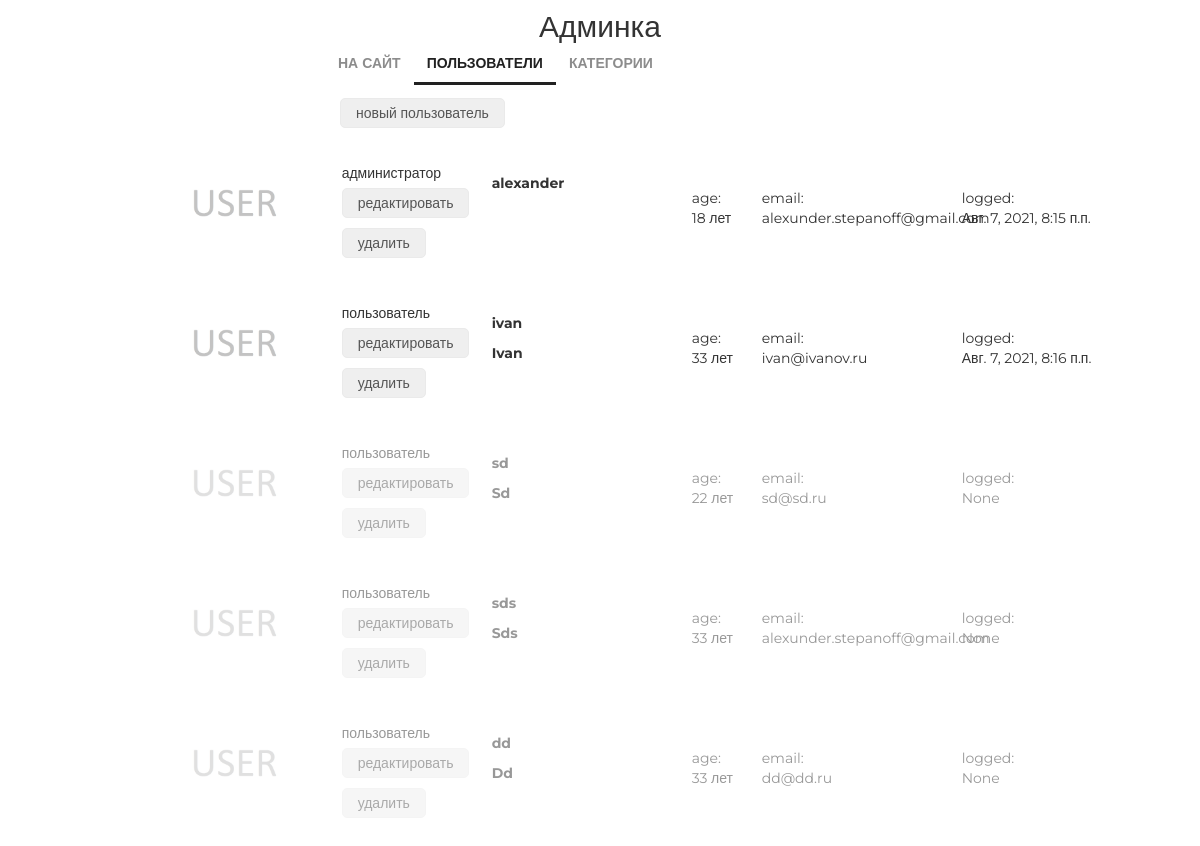
Before: /admin/users/read/ (signed in, upper part) with the older database file.
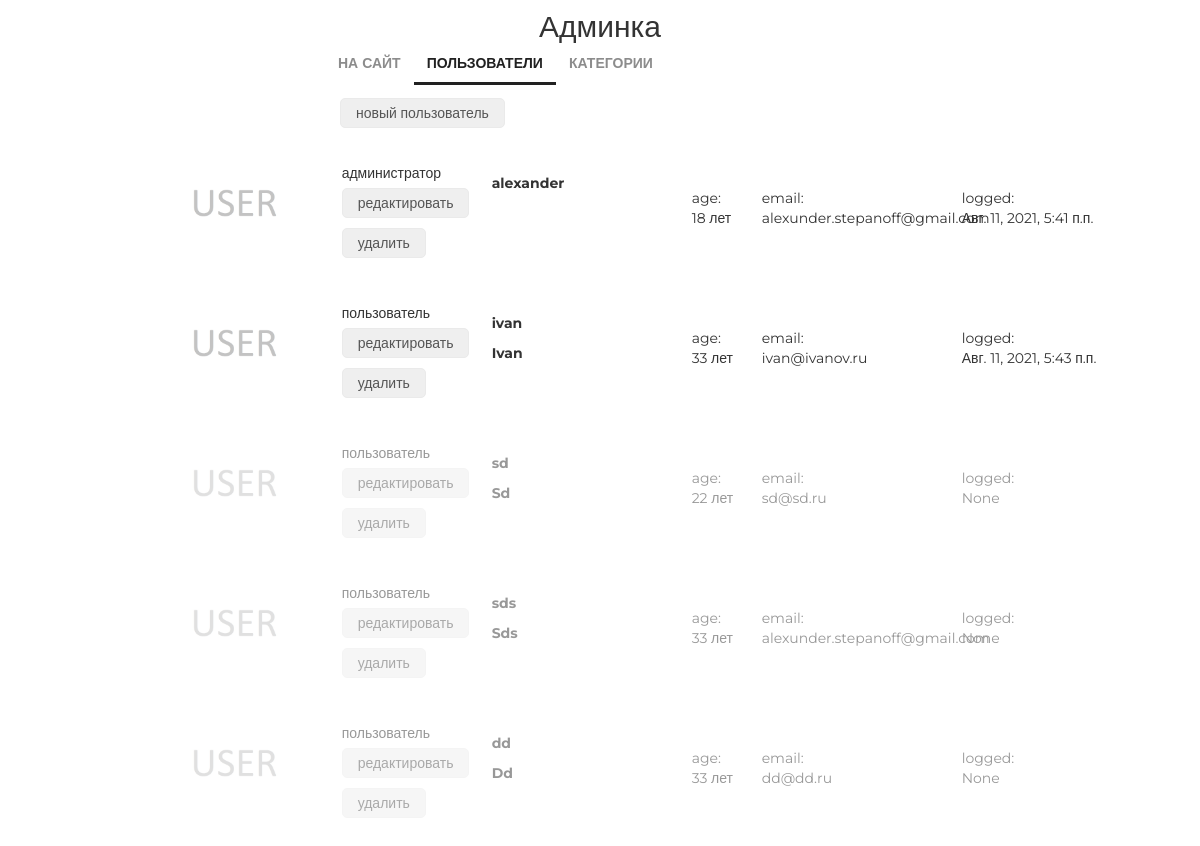
After: the same page with the newer database file.
### authapp/models.py (models this page shows, shortened)
class ShopUser(AbstractUser):
    id = models.AutoField(primary_key=True)
    avatar = models.ImageField(upload_to='users_avatars', blank=True)
    age = models.PositiveIntegerField(verbose_name='возраст', default=18)
    activation_key = models.CharField(max_length=128, blank=True)
    activation_key_expires = models.DateTimeField(
        verbose_name='актуальность ключа',
        default=(now()+timedelta(hours=48)))

### adminapp/views.py (the view)
class UsersListView(ListView):
    model = ShopUser
    template_name = 'adminapp/users.html'
    @method_decorator(user_passes_test(lambda u: u.is_superuser))
    def dispatch(self, *args, **kwargs):
        return super().dispatch(*args, **kwargs)

### adminapp/templatetags/my_tags.py (called while the page is built)
@register.filter(name='media_folder_users')
def media_folder_users(string):
    if not string:
        string = 'users_avatars/default.jpg'
    return f'{settings.MEDIA_URL}{string}'

### basketapp/models.py (called while the page is built)
    @staticmethod
    def get_items(user):
        return Basket.objects.filter(user=user).order_by('product__category')

### mainapp/context_processors.py (called while the page is built)
def basket(request):
    basket_list = []
    if request.user.is_authenticated:
        basket_list = Basket.get_items(user=request.user)
    return {
        'basket': basket_list
    }

### adminapp/templates/adminapp/users.html (shortened to what this page needs)
{% extends 'adminapp/base.html' %}
{% load static %}
{% load my_tags %}
{% block content %}
    <div class="users_list">
		<button class="new_user">
			<a href="{% url 'admin:user_create' %}">новый пользователь</a>
		</button>
		{% for object in object_list %}
			<div class="user_record {% if not object.is_active %}not_active{% endif %}">
				<img src="{{ object.avatar|media_folder_users }}" alt="{{ object.username }}">
				<div class="user_role">
					{% if object.is_superuser %}администратор{% else %}пользователь{% endif %}
					<button>
						<a href="{% url 'admin:user_update' object.pk %}">редактировать</a>
					</button>
					<button>
						<a href="{% url 'admin:user_delete' object.pk %}">удалить</a>
					</button>
				</div>
				<div class="user_name">
					<p>
						<strong>{{ object.username }}</strong>
					</p>
					<p>
					{% if object.first_name %}
						<b>{{ object.first_name|title }}</b>
					{% endif %}
					</p>
				</div>
				<div class="user_age">
					age:<br>
					{{ object.age }} лет
				</div>
				<div class="user_email">
					email:<br>
					{{ object.email }}
				</div>
				<div class="user_lastlogin">
					logged:<br>
					{{ object.last_login }}
				</div>
			</div>
		{% endfor%}
	</div>
{% endblock %}

Changed rows visible on the page:
changed ShopUser "alexander": last_login "Авг. 7, 2021, 8:15 п.п." → "Авг. 11, 2021, 5:41 п.п."
changed ShopUser "ivan": last_login "Авг. 7, 2021, 8:16 п.п." → "Авг. 11, 2021, 5:43 п.п."
